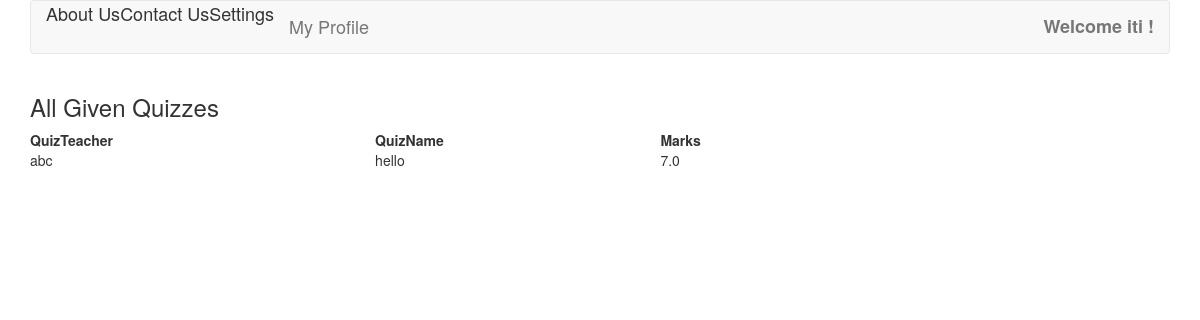
Page /main/givenquizzes/ (signed in) on the committed database.
### mcqtest/models.py (models this page shows, shortened)
class TakenQuiz(models.Model):
    student = models.ForeignKey(Student, on_delete=models.CASCADE , related_name = 'takenquizs')
    quizgiven  = models.ForeignKey(Quiz , on_delete=models.CASCADE , related_name = 'takenquizs')
    marks  = models.FloatField()

class Quiz(models.Model):
    owner = models.ForeignKey(Teacher , on_delete=models.CASCADE ,related_name = 'quizs')
    quiz_name = models.CharField(max_length = 30)
    def __str__(self):
        return self.quiz_name

class Teacher(models.Model):
    teacher_sno = models.IntegerField()
    user = models.OneToOneField(User,on_delete=models.CASCADE)
    teacher_salary = models.IntegerField()
    teacher_qualification = models.CharField(max_length = 100)
    teacher_phoneno = models.IntegerField()
    teacher_address = models.CharField(max_length=200)
    teacher_pic = models.ImageField(upload_to='pic_folder/' , default='noimage.jpg')
    teacher_city = models.CharField(max_length=30)
    teacher_state = models.CharField(max_length=30)
    teacher_pincode = models.IntegerField()

### mcqtest/views/student.py (the view)
@login_required
def givenquizzes(request):
    studentname = models.Student.objects.get(user=request.user)
    givenquizzes = models.TakenQuiz.objects.filter(student=studentname)
    return render(request , 'mcqtest/student/givenquizzes.html' ,{'allquizzes' : givenquizzes})

### templates/mcqtest/student/givenquizzes.html
{% extends 'base.html' %}
{% block 'content'  %}
<div class="container">
    <table style="width:70%">
    <h3>All Given Quizzes</h3>
    <tr>
        <th>QuizTeacher</th>
        <th>QuizName</th>
        <th>Marks</th>
    </tr>
    {% if allquizzes %}
        {% for quiz in allquizzes %}
            <tr>
                <td>{{ quiz.quizgiven.owner.user }}</td>
                <td>{{ quiz.quizgiven }}</td>
                <td>{{ quiz.marks }}</td>
            </tr>
        {% endfor %}
    {% else %}
        <td><h3><i>No Quiz Given Yet</i></h3></td>
    {% endif %}
    </table>
</div>
{% endblock %}

### templates/base.html (shortened to what this page needs)
<!DOCTYPE html>
{% load staticfiles%}
<html lang="en" dir="ltr">
  <head>
    <link rel="stylesheet" href="/static/css/style.css?{% now 'U' %}">
    <link rel="stylesheet" href="https://maxcdn.bootstrapcdn.com/bootstrap/3.3.7/css/bootstrap.min.css">
  </head>
  <body>
  <div class = "container">
    <nav class="navbar navbar-default">
  <div class="container-fluid">
      {% if user.is_authenticated %}
            <ul class="nav navbar-nav">
                <li><font size="4">About Us </font></li>
                <li><font size="4">Contact Us </font></li>
                <li><font size="4">Settings </font></li>
                <li><a href="/main/profile/"><font size="4">My Profile</font></a></li>
            </ul>
           <ul class="nav navbar-nav navbar-right">
            <li class="dropdown">
                <a class="dropdown-toggle" data-toggle="dropdown" href=" "><b><font size="4"> Welcome {{user.username}} !</font></b></a>
            </li>
           </ul>
      {% endif %}
        </div>
    </nav>
  </div>
    {% block 'content' %}
    {% endblock %}
  </body>
</html>

### rows in the picture
TakenQuiz: quizgiven.owner.user "abc", quizgiven "hello", marks "7.0"

### other values in the picture
{{ user.username }} "iti"
